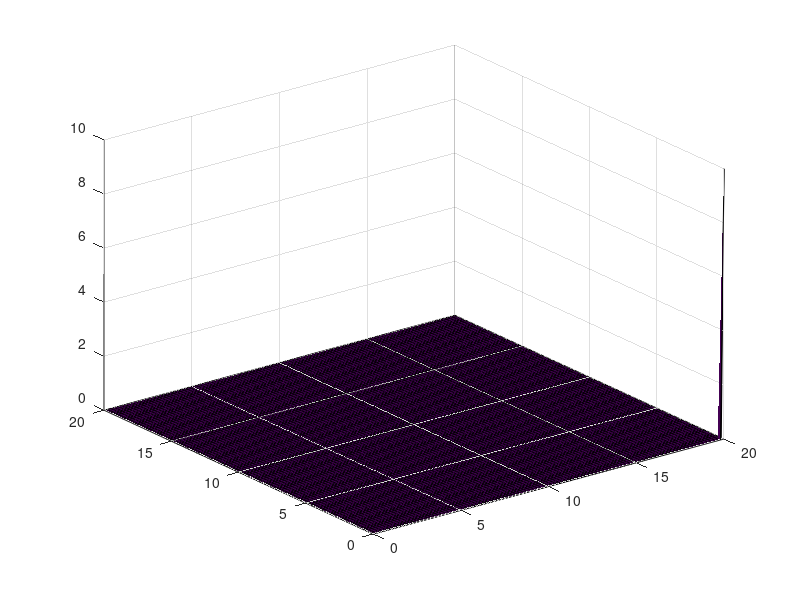

Write MATLAB code to recreate this figure. (Note: this script raises an error after producing the figure.)
clc
clear
close all

c = 1; %speed of water in m/s

xmin = 0;
xmax = 20;
nx = 100; %number of datapoints

ymin = 0;
ymax = 20;
ny = nx; %making it a square makes some off the plotting later easier

tmax = 2;%no t min, as starting at 0
nt = nx;

dx = (xmax - xmin)/(nx-1);
dy = (ymax - ymin)/(ny-1);
dt = (tmax)/(nt-1);

x = xmin:dx:xmax;
y = ymin:dy:ymax;
t = 0:dt:tmax;


u = zeros(nx,ny,nt);%creating 3d array containing the amplitudes for a given x,y,t

for q =1:nt
    for i = 2:nx %just messing about with loops atm
        u(q,100,q) = 10*q^2;
    end
end


for q = 1:nt
    surf(x,y,u(1:100,1:100,1)) %plotting the plane at t=0
    title('Numerical Solution',q)
    xlabel('X')
    ylabel('Y')
    zlabel("U")
    drawnow;
end
